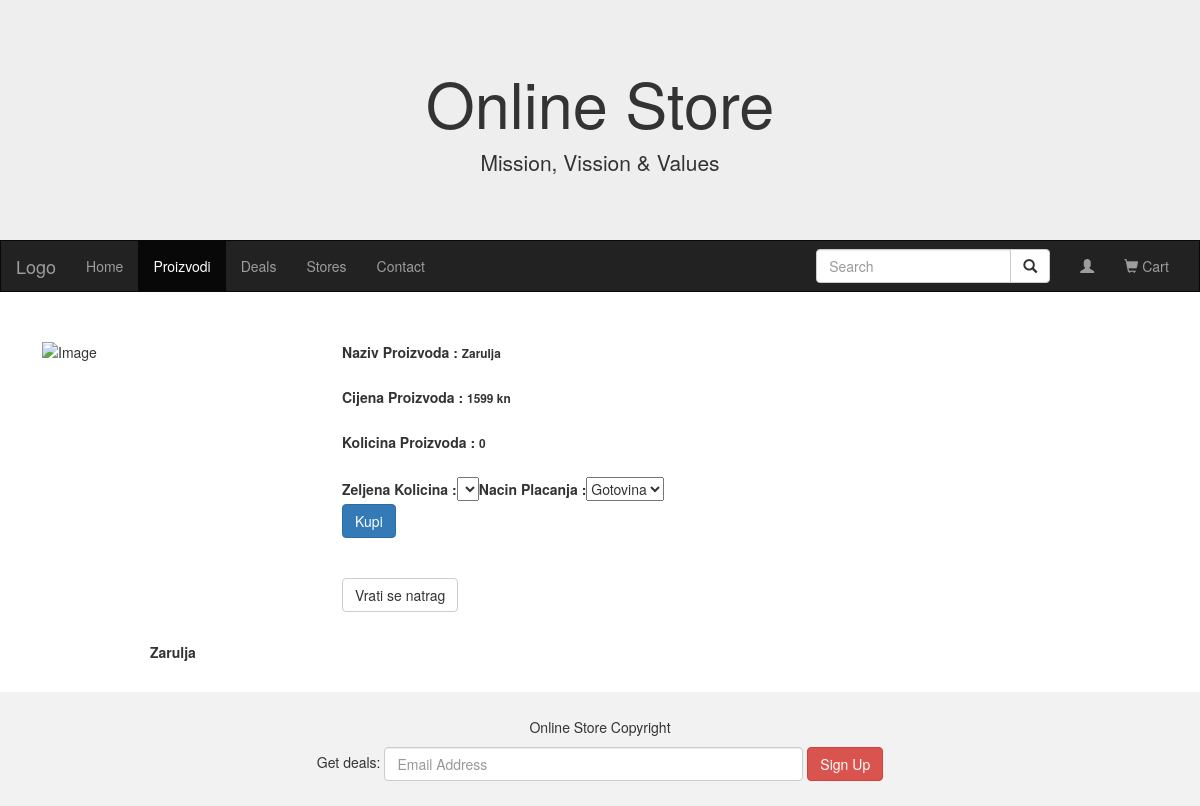
/shop/Kupnja.php?id=6, run on the app's committed database.
### tables this page shows
CREATE TABLE `proizvod` (
  `ID_Proizvod` int(11) NOT NULL,
  `Naziv` varchar(15) NOT NULL,
  `ID_Vrste` int(11) NOT NULL,
  `Kolicina` int(11) NOT NULL,
  `Cijena` int(11) NOT NULL,
  `Slika` longblob NOT NULL
);

### shop/Komunikacija.php (called while the page is built, shortened)
<?php
function db_connect() {
    static $connection;
    if(!isset($connection)) {
        $config = parse_ini_file('config.ini');
        $connection = mysqli_connect('localhost',$config['username'],$config['password'],$config['dbname']);
    }
    return $connection;
}
function db_query($query) {
    $connection = db_connect();
    $result = mysqli_query($connection,$query);
    return $result;
}
function db_select($query) {
    $rows = array();
    $result = db_query($query);
    while ($row = mysqli_fetch_assoc($result)) {
        $rows[] = $row;
    }
    return $rows;
}
?>

### shop/Kupnja.php (the view, shortened to what this page needs)
<?php
include 'Komunikacija.php';
?>
<!DOCTYPE html>
<html lang="en">
<head>
  <link rel="stylesheet" href="https://maxcdn.bootstrapcdn.com/bootstrap/3.3.7/css/bootstrap.min.css">
</head>
<body>
<div class="jumbotron">
  <div class="container text-center">
    <h1>Online Store</h1>
    <p>Mission, Vission & Values</p>
  </div>
</div>
<nav class="navbar navbar-inverse">
  <div class="container-fluid">
    <div class="navbar-header">
      <a class="navbar-brand" href="#">Logo</a>
    </div>
    <div class="collapse navbar-collapse" id="myNavbar">
      <ul class="nav navbar-nav">
        <li ><a href="index1.php">Home</a></li>
        <li class="active"><a href="proizvodiu.php">Proizvodi</a></li>
        <li><a href="#">Deals</a></li>
        <li><a href="#">Stores</a></li>
        <li><a href="#">Contact</a></li>
      </ul>
      <ul class="nav navbar-nav navbar-right">
	  <li>
        <form class="navbar-form" role="search" action="PretragaUl.php" >
        <div class="input-group">
            <input type="text" class="form-control" placeholder="Search" name="q">
            <div class="input-group-btn">
                <button class="btn btn-default" type="submit"><i class="glyphicon glyphicon-search"></i></button>
            </div>
        </div>
        </form>
   </li>
        <li><a href="#"><span class="glyphicon glyphicon-user"></span> <?php echo $_SESSION['user'] ?></a></li>
        <li><a href="#"><span class="glyphicon glyphicon-shopping-cart"></span> Cart</a></li>
      </ul>
    </div>
  </div>
</nav>
<?php
if(isset($_GET['id'])){
	$query = "SELECT * FROM `proizvod` where ID_Proizvod=".$_GET['id'];
	$result = db_select($query);
	if(isset($_GET['pretraga'])){
		$href="UrediSliku.php?id=".$_GET['id']."&brojStranice=".$_GET['brojStranice']."&pretraga=".$_GET['pretraga']."";
	}else{
		$href="UrediSliku.php?id=".$_GET['id']."&brojStranice=".$_GET['brojStranice']."";
	}	print('<div class="container-fluid" id="konetenjer">');
		print('<div class="col-xs-6 col-sm-3" style="height:350px; width:300px;">
				<img src="dohvatiSliku.php?id='.$result[0]["ID_Proizvod"].'" class="img-responsive" style="width:100%" alt="Image" id="slika"><br>
				<label class="control-label" style="margin-left:40%;">'.$result[0]["Naziv"].'</label>
				</div>');
		print('<div class="col-xs-6 col-sm-3" style="height:350px; width:400px; ;">
				<label class="control-label" style="margin-left:0%;"><b>Naziv Proizvoda</b>   :                        <small>'.$result[0]['Naziv'].'</small> </label></br></br>
				<label class="control-label" style="margin-left:0%;"><b>Cijena Proizvoda</b>   :                        <small>'.$result[0]['Cijena'].' kn</small> </label></br></br>
				<label class="control-label" style="margin-left:0%;"><b>Kolicina Proizvoda</b>   :                        <small>'.$result[0]['Kolicina'].'</small></label></br></br>
');
		print('
				<form method="POST" action="Kupovanje.php" >
				<label class="control-label" style="margin-left:0%;"><b>Zeljena Kolicina</b> :   </label>');
				print('<select name="odabirvr">');
			print('	</select>');
		$query = "SELECT * FROM `placanje`";
		$result = db_select($query);
		print('<label class="control-label" style="margin-left:0%;"><b>Nacin Placanja</b> :   </label>');
		$query = "SELECT COUNT(*) as br FROM `placanje`";
		$result1 = db_select($query);
		print('<select name="odabirpl">');
		for($i = 0; $i < $result1[0]['br'] ; $i++){
			print('<option value="'.$i.'">'.$result[$i]['Naziv_placanja'].'</option>');
		}
			print('	</select>');
			print('
				<input type="hidden" name="idslike" value='.$_GET['id'].' />
				 <button type="submit" class="btn btn-primary">Kupi</button>
			</form>');
		print('</br></br>	<a id="gumbicPovratka" href="'.$href.'" class="btn btn-default">Vrati se natrag</a>');
		print('	</div>');
		print('</div>');
}
?>
<footer class="container-fluid text-center">
  <p>Online Store Copyright</p>
  <form class="form-inline">Get deals:
    <input type="email" class="form-control" size="50" placeholder="Email Address">
    <button type="button" class="btn btn-danger">Sign Up</button>
  </form>
</footer>
</body>
</html>

### shop/Kupnja.php (style rules this page uses)
.navbar { margin-bottom: 50px; border-radius: 0; }
.jumbotron { margin-bottom: 0; }
#konetenjer { margin-left:1%; }
#slika { position: relative; float: left; width: 400px; height: 300px; background-position: 50% 50%; background-repeat: no-repeat; background-size: cover; }
footer { background-color: #f2f2f2; padding: 25px; }

### data on the page
proizvod: Naziv "Zarulja", Cijena "1599", Kolicina "0"

### other printed values
form field odabirpl "Gotovina"
